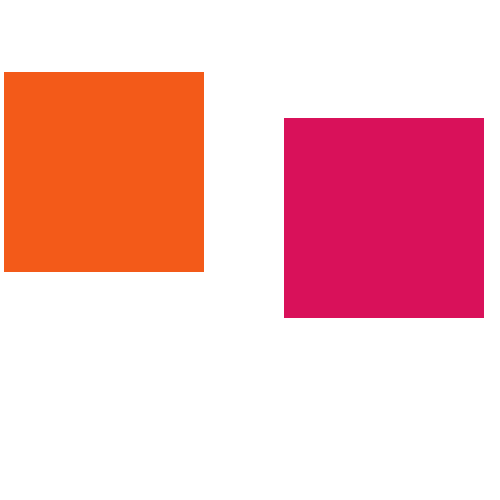
Frame 1 (no input)
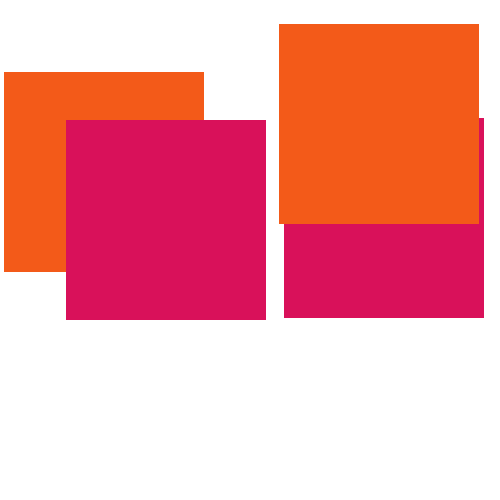
Frame 2 (the mouse pressed at the canvas centre, redrawn once)

The Processing sketch that drew these frames (run headless with seeded random() and noise(); the mouse was pressed at the canvas centre and the sketch redrawn once):

// Processing sketch: sketch_35_sandbox
// ── sketch_35_sandbox.pde
//Not quite working!
//proto for house collisions using basic objects and boolean checker

boolean Touching = true;
 
void setup(){
  size(500,500);
  background(255);
  smooth();
  noStroke();
  noLoop();
}

class Box{
  int x,y,w,h;
  Box(){
    w = 200;
    h = 200;
    x = int(random(width-this.w));
    y = int(random(height-this.h));
  }
  void drawBox(){
    fill(217,17,90);
    rect(x,y,w,h);
  }
  
  int [][] getArray(){
  int [][] coords_for_box_A = { {this.x, this.y}, {this.x+this.w,this.y}, {this.x,this.y+this.h}, {this.x+this.w,this.y+this.h} };
  return coords_for_box_A;
  }
}

class Bux{
  int x,y,w,h;
  Bux(){
    w = 200;
    h = 200;
    x = int(random(width-this.w));
    y = int(random(height-this.h));
  }
  
  void drawBux(){
    fill(243,90,25);
    rect(x,y,w,h);
  }
  
  int [][] getArray(){
  int [][] coords_for_box_B = { {this.x, this.y}, {this.x+this.w,this.y}, {this.x,this.y+this.h}, {this.x+this.w,this.y+this.h} };
  return coords_for_box_B;
  }
}

boolean ShapeCollision(int [][] coords_for_box_A, int [][] coords_for_box_B){
  int i;
  boolean Inside;
  boolean [] touchArr = {};

  for (i=0; i<coords_for_box_A.length; i++){
    if ((coords_for_box_A[i][0] > coords_for_box_B[0][0] && coords_for_box_A[i][0] < coords_for_box_B[3][0]) && (coords_for_box_A[i][1] > coords_for_box_B[0][1] && coords_for_box_A[i][1] < coords_for_box_B[3][1])){
      Inside = true;
    } else {
      Inside = false;
    }
    touchArr = (boolean[])append(touchArr, Inside);
  }
  
  if (touchArr[0] || touchArr [1] || touchArr[2] || touchArr[3] == true){
    return Touching = true;
    
  }else{
    return Touching = false;
  }
}

void draw(){
  Box boxA = new Box();
  Bux boxB = new Bux();  
  println(ShapeCollision(boxA.getArray(), boxB.getArray()));

  while (Touching){
    println("RETRY");
    boxA = new Box();
    boxB = new Bux();
    println(ShapeCollision(boxA.getArray(), boxB.getArray()));
  }
  
  if (!Touching){
    boxA.drawBox();
    boxB.drawBux();
    println("they didnt touch");
  } 
}
